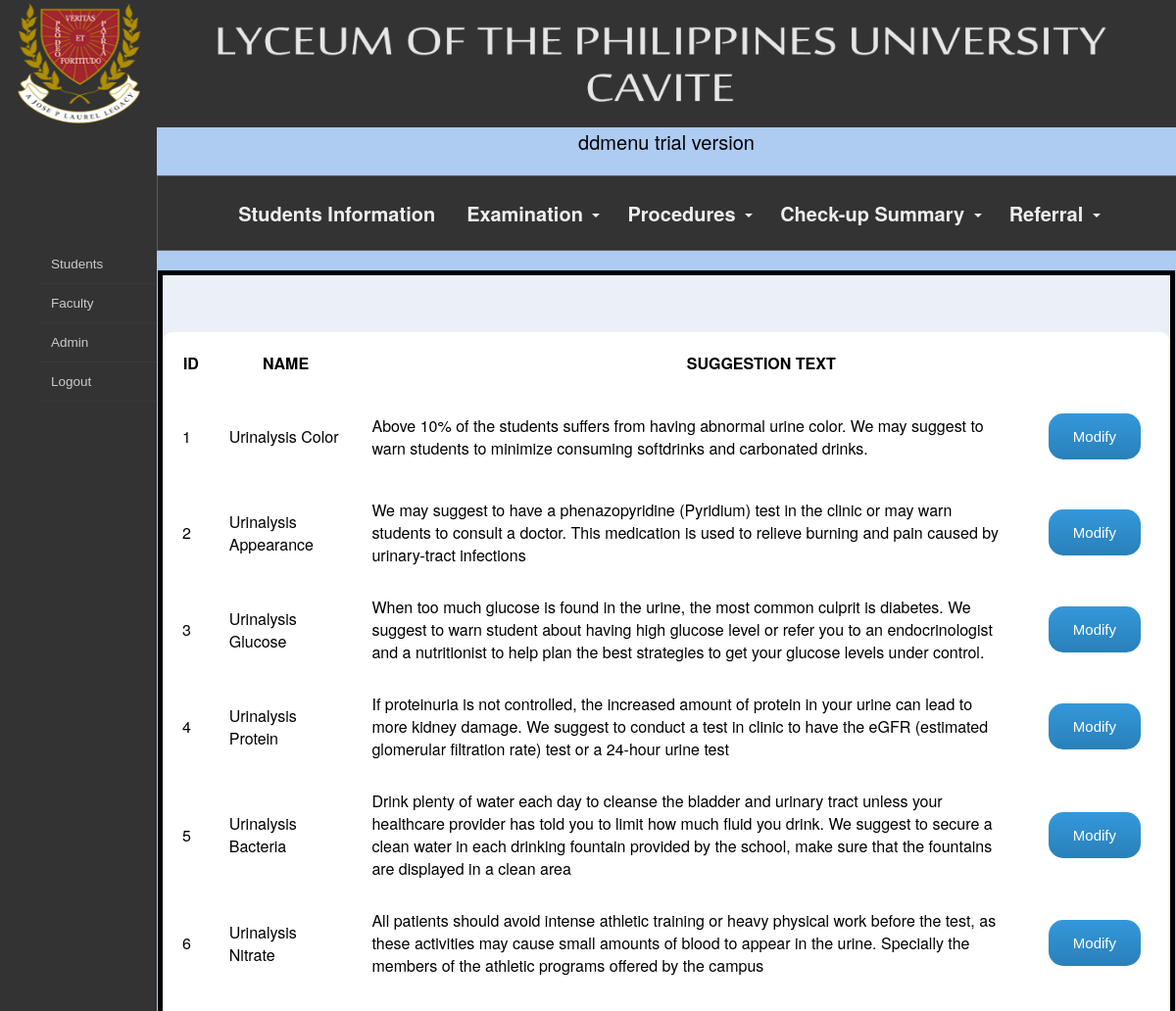
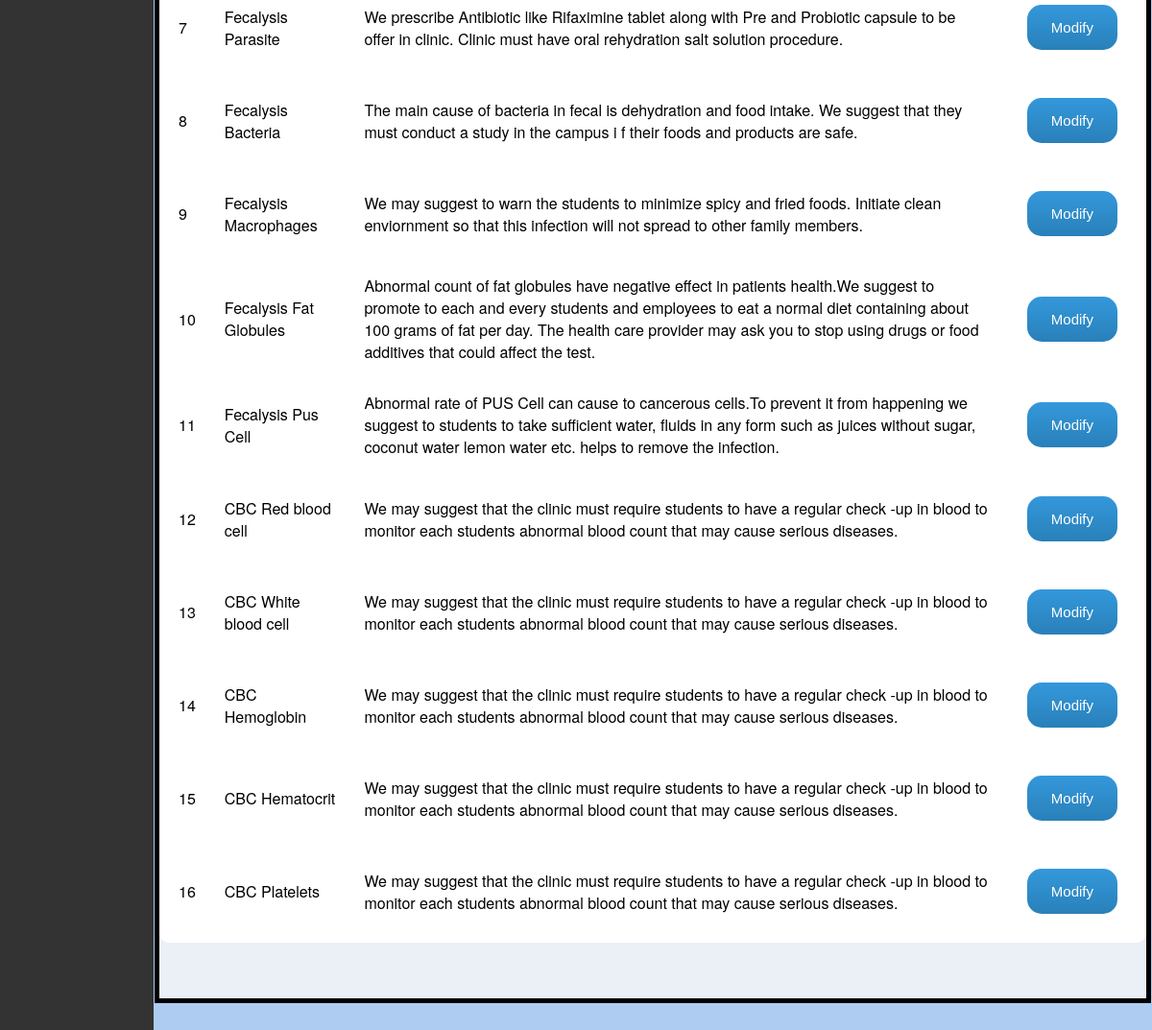
The page /SuggestionUpdate.php on the database its author committed (2 pictures, top to bottom).
### tables this page shows
CREATE TABLE IF NOT EXISTS `mst_suggestion` (
  `id` int(11) NOT NULL,
  `result_id` varchar(50) NOT NULL,
  `lab_proc_name` varchar(100) NOT NULL,
  `suggestion` varchar(1000) NOT NULL
);

### SuggestionUpdate.php (the view, shortened to what this page needs)
<html>
<body>
	<link href="css/style.css" rel="stylesheet" type="text/css" />
	<div id="contain">
	<img src="images/lpucc.png" width="1200" height="130" alt="logo"/>
	</div>
	<div id='side'>
<ul>
<br><br><br><br><br><br><br><br><br><br>
   <li><a href='index.php'><span>Students</span></a></li>
   <li><a href='indexemp.php'><span>Faculty</span></a></li>
   <li><a href='admin.php'><span>Admin</span></a></li>
   <li><a href='logout.php?id=$user[admin_id]'>Logout</a></li>
</ul>
</div>
<div id="loob">
	<nav id="ddmenu">
        <div  id="border" style="border-style: hidden; height: 8% margin=10%">
        <div id="header" style>
	<center><p>
	<ul>
		 <li class="no-sub"><a class="top-heading" href="index.php">Students Information</a></li>
		 			<li>
            <a class="top-heading" href="#">Examination</a>
			<i class="caret"></i>
        </li>
		<li>
            <a class="top-heading" href="#">Procedures</a>
			<i class="caret"></i>
        </li>
	<li>
            <a class="top-heading" href="#">Check-up Summary</a>
			<i class="caret"></i>
        </li>
		  <li>
            <a class="top-heading" href="">Referral</a>
			<i class="caret"></i>
        </li>
		 </ul>
	</p></center>
	</div>
        </div>
</nav>
<div id="content">
<br>
<br>
<?php
$result=mysql_query("select * from mst_suggestion");
echo "
        <table align='center' cellspacing='10' cellpadding='10' style = 'background-color: white; border-radius:10px'>
            <th>ID</th>
            <th>NAME</th>
            <th colspan = 2>SUGGESTION TEXT</th>
    ";
while($suggestion = mysql_fetch_assoc($result)){
	echo"     <tr>
                    <td>$suggestion[id]</td>
                    <td>$suggestion[lab_proc_name]</td>
                    <td>$suggestion[suggestion]</td>
                    <td>
                            <a href = 'SuggestionUpdated.php?id=$suggestion[id]'><input type = 'button' id = 'create' value = 'Modify'></a>
                    </td>
                  </tr>
            ";
}
echo "</table>";
?>
<br>
<br>
		</div><br><br>
</div>
</body>
</html>

### css/style.css (style rules this page uses)
body { background: #AECBF2; margin: 0; font-size: 20px; background-repeat: no-repeat; }
a { color: #0000; text-decoration: none; }
#contain { padding:0; width:100%; font-size:0; background:#333; display:inline-block; list-style:none; position:relative; z-index:999999990; max-width:100%; background:; float: left; }
#ddmenu { display:block; font-family: "Helvetica Neue", Helvetica, Arial, sans-serif; text-align:center; letter-spacing:normal; position:relative; width:100%; max-width:100%; }
#ddmenu ul { margin-top:0px; margin:0 auto; padding:0; text-align:center; width:100%; font-size:0; background:#333; display:inline-block; list-style:none; position:relative; z-index:999999990; max-width:1400px; background:; border:1px solid rgba(255,255,255,0.2); }
#ddmenu li { margin:0; padding:0; font-size:20px; display:inline-block; zoom:1; position:relative; color:#eee; line-height:75px; transition:background-color 0.2s; outline:none; -moz-user-select:none; -webkit-user-select: none; -ms-user-select: none; }
#ddmenu .top-heading { font-weight:bold; white-space:nowrap; margin:0 16px; color:inherit; text-decoration:none; display:inline-block; outline:0; cursor:pointer; }
#ddmenu li a, #ddmenu li a:link, #ddmenu li a:hover { color:inherit; }
#ddmenu i.caret { color:inherit; left:-12px; width: 0; height: 0; overflow:hidden; vertical-align:middle; margin-bottom:2px; border-top: 4px solid; border-right: 4px solid transparent; border-left: 4px solid transparent; display: inline-block; position:relative; }
input { border: none; font-family: inherit; font-size: inherit; margin: 0; }
#content { font-family: "Helvetica Neue", Helvetica, Arial, sans-serif; border: 5px solid #000000; background-color: #EBF0F7; margin: 1px; }
#create { background: #3498db; background-image: -webkit-linear-gradient(top, #3498db, #2980b9); background-image: -moz-linear-gradient(top, #3498db, #2980b9); background-image: -ms-linear-gradient(top, #3498db, #2980b9); background-image: -o-linear-gradient(top, #3498db, #2980b9); background-image: linear-gradient(to bottom, #3498db, #2980b9); -webkit-border-radius: 12; -moz-border-radius: 12; border-radius: 15px; font-family: Arial; color: #ffffff; font-size: 15px; padding: 15px 25px 15px 25px; text-decoration: none; margin:10px; }
#loob { margin-left:160px }
#side { background: #333; list-style: none; margin: 0; padding: 0; width: 160px; height: 800%; max-height: 800%; position: absolute; }
#side li { font: 67.5% "Lucida Sans Unicode", "Bitstream Vera Sans", "Trebuchet Unicode MS", "Lucida Grande", Verdana, Helvetica, sans-serif; margin: 0; padding: 0; list-style: none; }
#side a { background: #333; border-bottom: 1px solid #393939; color: #ccc; display: block; margin: 0; padding: 12px; text-decoration: none; font-weight: normal; }

### rows shown on the page
mst_suggestion: id "1", lab_proc_name "Urinalysis Color", suggestion "Above 10% of the students suffers from having abnormal urine color. We may suggest to warn students to minimize consuming softdrinks and carbonated drinks."
mst_suggestion: id "2", lab_proc_name "Urinalysis Appearance", suggestion "We may suggest to have a phenazopyridine (Pyridium) test in the clinic or may warn students to consult a doctor. This medication is used to relieve burning and pain caused by urinary-tract infections"
mst_suggestion: id "3", lab_proc_name "Urinalysis Glucose", suggestion "When too much glucose is found in the urine, the most common culprit is diabetes. We suggest to warn student about having high glucose level or refer you to an endocrinologist and a nutritionist to help plan the best strategies to get your glucose levels under control."
mst_suggestion: id "4", lab_proc_name "Urinalysis Protein", suggestion "If proteinuria is not controlled, the increased amount of protein in your urine can lead to more kidney damage. We suggest to conduct a test in clinic to have the eGFR (estimated glomerular filtration rate) test or a 24-hour urine test"
mst_suggestion: id "5", lab_proc_name "Urinalysis Bacteria", suggestion "Drink plenty of water each day to cleanse the bladder and urinary tract unless your healthcare provider has told you to limit how much fluid you drink. We suggest to secure a clean water in each drinking fountain provided by the school, make sure that the fountains are displayed in a clean area"
mst_suggestion: id "6", lab_proc_name "Urinalysis Nitrate", suggestion "All patients should avoid intense athletic training or heavy physical work before the test, as these activities may cause small amounts of blood to appear in the urine. Specially the members of the athletic programs offered by the campus"
mst_suggestion: id "7", lab_proc_name "Fecalysis Parasite", suggestion "We prescribe Antibiotic like Rifaximine tablet along with Pre and Probiotic capsule to be offer in clinic. Clinic must have oral rehydration salt solution procedure."
mst_suggestion: id "8", lab_proc_name "Fecalysis Bacteria", suggestion "The main cause of bacteria in fecal is dehydration and food intake. We suggest that they must conduct a study in the campus i f their foods and products are safe."
mst_suggestion: id "9", lab_proc_name "Fecalysis Macrophages", suggestion "We may suggest to warn the students to minimize spicy and fried foods. Initiate clean enviornment so that this infection will not spread to other family members."
mst_suggestion: id "10", lab_proc_name "Fecalysis Fat Globules", suggestion "Abnormal count of fat globules have negative effect in patients health.We suggest to promote to each and every students and employees to eat a normal diet containing about 100 grams of fat per day. The health care provider may ask you to stop using drugs or food additives that could affect the test."
mst_suggestion: id "11", lab_proc_name "Fecalysis Pus Cell", suggestion "Abnormal rate of PUS Cell can cause to cancerous cells.To prevent it from happening we suggest to students to take sufficient water, fluids in any form such as juices without sugar, coconut water lemon water etc. helps to remove the infection."
mst_suggestion: id "12", lab_proc_name "CBC Red blood cell", suggestion "We may suggest that the clinic must require students to have a regular check -up in blood to monitor each students abnormal blood count that may cause serious diseases."
mst_suggestion: id "13", lab_proc_name "CBC White blood cell", suggestion "We may suggest that the clinic must require students to have a regular check -up in blood to monitor each students abnormal blood count that may cause serious diseases."
mst_suggestion: id "14", lab_proc_name "CBC Hemoglobin", suggestion "We may suggest that the clinic must require students to have a regular check -up in blood to monitor each students abnormal blood count that may cause serious diseases."
mst_suggestion: id "15", lab_proc_name "CBC Hematocrit", suggestion "We may suggest that the clinic must require students to have a regular check -up in blood to monitor each students abnormal blood count that may cause serious diseases."
mst_suggestion: id "16", lab_proc_name "CBC Platelets", suggestion "We may suggest that the clinic must require students to have a regular check -up in blood to monitor each students abnormal blood count that may cause serious diseases."
